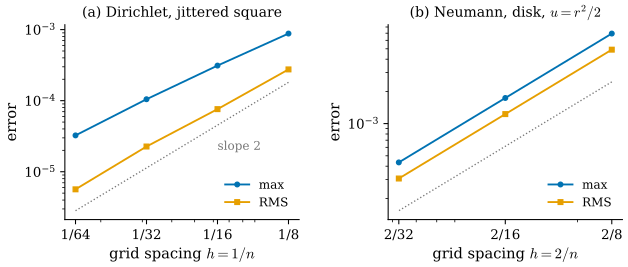

The script that saved this image:
"""Figure 42.5.3: Dirichlet and Neumann problems on meshes with boundary (Section 42.5, Examples 42.5.11 and 42.5.12).

(a) Dirichlet: Laplace equation on the unit square, boundary values of the harmonic u = x^2 - y^2.
    On grid_mesh (n x n squares) the discrete solution equals u at every vertex (to rounding); on the same grid with the
    interior vertices moved by up to 0.2/n in x and y (seed 7; negative cotan weights appear) the largest vertex error
    (blue) and the area-weighted RMS error (orange) decrease like h^2.
(b) Neumann: on ch42.disk_mesh(n) (grid faces inside the unit disk), Delta u = 2 with <grad u, n> = <p, n> on the
    polygonal boundary, exact u = r^2/2 + c: largest error (blue) and RMS error (orange). For Delta u = 0 with
    <grad u, n> = n_x (exact u = x + c) the discrete solution is exact (not drawn).
Lumped (barycentric) mass, boundary integrals with 4-point Gauss rules on each boundary edge (ch42.boundary_load).
Self-check: the regular-grid Dirichlet solution and the Neumann solution for u = x are exact to 1e-12; fitted slopes of
the plotted errors lie between 1.5 and 2.4.

Run from the project root:
``PYTHONPATH=tools python3 chapters/42-laplace-beltrami/figures/fig-42-5-3-boundary-convergence.py``
"""

import pathlib
import sys

import dgmesh as dm

import dgfig  # noqa: E402

dgfig.setup()

import matplotlib.pyplot as plt  # noqa: E402
import numpy as np  # noqa: E402

sys.path.insert(0, str(pathlib.Path(__file__).resolve().parents[1] / "lib"))
import ch42  # noqa: E402

col = dgfig.COLORS


def dirichlet(V, F, g):
    L = dm.cotan_laplacian(V, F)
    B = np.array(dm.boundary_vertices(F))
    I = np.setdiff1d(np.arange(len(V)), B)
    u = np.zeros(len(V))
    u[B] = g(V[B])
    u[I] = np.linalg.solve(L[np.ix_(I, I)], -L[np.ix_(I, B)] @ u[B])
    return u


def neumann(V, F, f, grad):
    L, m = dm.cotan_laplacian(V, F), dm.mass_barycentric(V, F)
    b = m * f(V) - ch42.boundary_load(V, F, lambda p, nn: grad(p) @ nn)
    assert abs(b.sum()) < 1e-12
    return np.linalg.solve(-L + np.outer(m, m), -b), m


g = lambda P: P[:, 0] ** 2 - P[:, 1] ** 2  # noqa: E731
ns = [8, 16, 32, 64]
dmax, drms, nmax, nrms = [], [], [], []
for n in ns:
    xs = np.linspace(0, 1, n + 1)
    V, F = dm.grid_mesh(xs, xs)
    assert np.abs(dirichlet(V, F, g) - g(V)).max() < 1e-12
    rng = np.random.default_rng(7)
    I = np.setdiff1d(np.arange(len(V)), dm.boundary_vertices(F))
    W = V.copy()
    W[I, :2] += 0.2 / n * rng.uniform(-1, 1, (len(I), 2))
    e = dirichlet(W, F, g) - g(W)
    m = dm.mass_barycentric(W, F)
    dmax.append(np.abs(e).max())
    drms.append(np.sqrt((e ** 2 * m).sum() / m.sum()))
    if n <= 32:
        Vd, Fd = ch42.disk_mesh(n)
        ux, mx = neumann(Vd, Fd, lambda P: 0 * P[:, 0], lambda p: np.array([1.0, 0, 0]))
        ex = Vd[:, 0] - (mx @ Vd[:, 0]) / mx.sum()
        assert np.abs(ux - ex).max() < 1e-12
        ur, mr = neumann(Vd, Fd, lambda P: 2 + 0 * P[:, 0], lambda p: np.array([p[0], p[1], 0.0]))
        er = 0.5 * (Vd[:, 0] ** 2 + Vd[:, 1] ** 2)
        e = ur - (er - (mr @ er) / mr.sum())
        nmax.append(np.abs(e).max())
        nrms.append(np.sqrt((e ** 2 * mr).sum() / mr.sum()))
hs = 1.0 / np.array(ns)
hd = 2.0 / np.array(ns[:3])
for arr, hh in ((dmax, hs), (drms, hs), (nmax, hd), (nrms, hd)):
    sl = np.polyfit(np.log(hh), np.log(arr), 1)[0]
    assert 1.5 < sl < 2.4, (arr, sl)
print("Dirichlet (jittered) max", [f"{v:.2e}" for v in dmax], "rms", [f"{v:.2e}" for v in drms])
print("Neumann (disk) max", [f"{v:.2e}" for v in nmax], "rms", [f"{v:.2e}" for v in nrms])

fig, (axa, axb) = plt.subplots(1, 2, figsize=(6.6, 2.9))
axa.loglog(hs, dmax, "o-", color=col["tangent"], ms=3.5, lw=1.4, label="max")
axa.loglog(hs, drms, "s-", color=col["accent"], ms=3.5, lw=1.4, label="RMS")
axa.loglog(hs, 0.5 * drms[-1] * (hs / hs[-1]) ** 2, ":", color=col["aux"], lw=1.0)
axa.set_xlabel(r"grid spacing $h = 1/n$")
axa.set_title(r"(a) Dirichlet, jittered square", fontsize=10.5)
axb.loglog(hd, nmax, "o-", color=col["tangent"], ms=3.5, lw=1.4, label="max")
axb.loglog(hd, nrms, "s-", color=col["accent"], ms=3.5, lw=1.4, label="RMS")
axb.loglog(hd, 0.5 * nrms[-1] * (hd / hd[-1]) ** 2, ":", color=col["aux"], lw=1.0)
axb.set_xlabel(r"grid spacing $h = 2/n$")
axb.set_title(r"(b) Neumann, disk, $u = r^2/2$", fontsize=10.5)
for ax in (axa, axb):
    ax.set_ylabel("error")
    ax.legend(fontsize=9, frameon=False, loc="lower right")
    ax.xaxis.set_minor_formatter(plt.NullFormatter())
    ax.spines[["top", "right"]].set_visible(False)
axa.set_xticks(hs, [f"1/{n}" for n in ns])
axb.set_xticks(hd, [f"2/{n}" for n in ns[:3]])
axa.text(hs[1], 0.5 * drms[-1] * (hs[1] / hs[-1]) ** 2 * 0.45, "slope 2", fontsize=9, color=col["aux"])
fig.subplots_adjust(left=0.1, right=0.98, top=0.88, bottom=0.18, wspace=0.38)
dgfig.save(fig, __file__)
